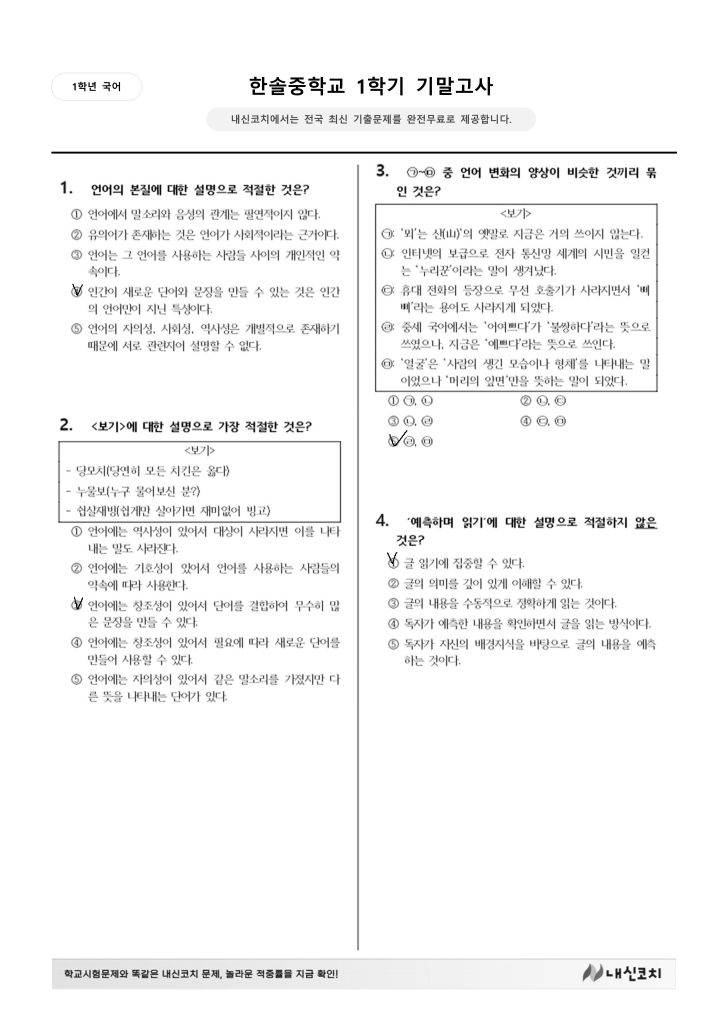
#> input picture 시험지/SelectionSamples/test_answer_sheet.jpg, 2181 x 3083 px (shown at 1/3 size); the run also reads 3 pictures not shown here
$ python -i marking2.py   (imports and definitions only)
#> lines starting #> are read from the running program, lines starting #| are printed output that depends on the picture; after the words box and inside, x2 and y2 are one past the last pixel; in counts of white or black regions, pixels touching at a corner belong together
import cv2
import numpy as np
import math
import os

test_path = "시험지/SampleData/MCQ/T1"

#시험지 샘플(1,2 = 칠; 3,4 = 체크)
testAnswer1= './시험지/SelectionSamples/answer1.jpg'
testAnswer2= './시험지/SelectionSamples/answer2.jpg'
testAnswer3= './시험지/SelectionSamples/answer3.jpg'
testAnswer4= './시험지/SelectionSamples/answer4.jpg'

#시험 답안지(체크)
testAnswerSheet= './시험지/SelectionSamples/test_answer_sheet.jpg'

#칠 마킹 템플릿
markingTemplateP1 = './시험지/SelectionSamples/markingTemplateP1.png'
markingTemplateP2 = './시험지/SelectionSamples/markingTemplateP2.png'
markingTemplateP3 = './시험지/SelectionSamples/markingTemplateP3.png'
markingTemplateP4 = './시험지/SelectionSamples/markingTemplateP4.png'

#체크 마킹 템플릿
markingTemplateC1 = './시험지/SelectionSamples/markingTemplateC1.png'
markingTemplateC2 = './시험지/SelectionSamples/markingTemplateC2.png'
markingTemplateC3 = './시험지/SelectionSamples/markingTemplateC3.png'
markingTemplateC4 = './시험지/SelectionSamples/markingTemplateC4.png'

#이미지 넘파이로 읽고 디코드
img_array = np.fromfile(testAnswerSheet, np.uint8)
testAnswerSheet = cv2.imdecode(img_array,cv2.IMREAD_GRAYSCALE)
#> testAnswerSheet is the input picture: shape (3083, 2181); min 0, max 255, mean 246.6
img_array = np.fromfile(testAnswer1, np.uint8)
testAnswer1 = cv2.imdecode(img_array,cv2.IMREAD_GRAYSCALE)
# [1 line that did not run here, left out]
testAnswer2 = cv2.imdecode(img_array,cv2.IMREAD_GRAYSCALE)
img_array = np.fromfile(testAnswer3, np.uint8)
testAnswer3 = cv2.imdecode(img_array,cv2.IMREAD_GRAYSCALE)
img_array = np.fromfile(testAnswer4, np.uint8)
testAnswer4 = cv2.imdecode(img_array,cv2.IMREAD_GRAYSCALE)
# [1 line that did not run here, left out]
markingTemplateC1 = cv2.imdecode(img_array,cv2.IMREAD_GRAYSCALE)
# [1 line that did not run here, left out]
markingTemplateC2 = cv2.imdecode(img_array,cv2.IMREAD_GRAYSCALE)
# [1 line that did not run here, left out]
markingTemplateC3 = cv2.imdecode(img_array,cv2.IMREAD_GRAYSCALE)
# [1 line that did not run here, left out]
markingTemplateC4 = cv2.imdecode(img_array,cv2.IMREAD_GRAYSCALE)
img_array = np.fromfile(markingTemplateP1, np.uint8)
markingTemplateP1 = cv2.imdecode(img_array,cv2.IMREAD_GRAYSCALE)
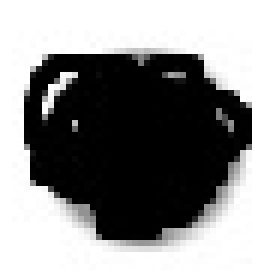
#> input picture 시험지/SelectionSamples/markingTemplateP1.png, 46 x 46 px (shown 6 times larger)
#> markingTemplateP1 is the input picture: shape (46, 46); min 0, max 255, mean 144.1
img_array = np.fromfile(markingTemplateP2, np.uint8)
markingTemplateP2 = cv2.imdecode(img_array,cv2.IMREAD_GRAYSCALE)
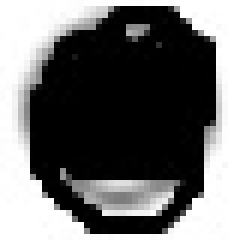
#> input picture 시험지/SelectionSamples/markingTemplateP2.png, 41 x 40 px (shown 6 times larger)
#> markingTemplateP2 is the input picture: shape (40, 41); min 0, max 255, mean 112.2
# [1 line that did not run here, left out]
markingTemplateP3 = cv2.imdecode(img_array,cv2.IMREAD_GRAYSCALE)
# [1 line that did not run here, left out]
markingTemplateP4 = cv2.imdecode(img_array,cv2.IMREAD_GRAYSCALE)
#-> 실제작시 폴더째로 읽어와 반복문으로 작업

#두점 사이거리(정수반환)
def distance(pt1,pt2):
    res = math.sqrt(math.pow(pt1[0] - pt2[0],2)+math.pow(pt1[1] - pt2[1],2))
    return int(round(res))

#마킹 위치 좌표 반환 ex)[(204, 849), (210, 1684), (1157, 1725), (1552, 1237)]
def markingLoc(testImage,name=None):
    #마킹 템플릿 이미지 크기만큼 w, h 지정
#> called with name = 'Answer'
    w, h = markingTemplateC1.shape[::-1]
#> w = 2181; h = 3083

    #매치 템플릿
    result1 = cv2.matchTemplate(testImage, markingTemplateP1, cv2.TM_CCOEFF_NORMED)
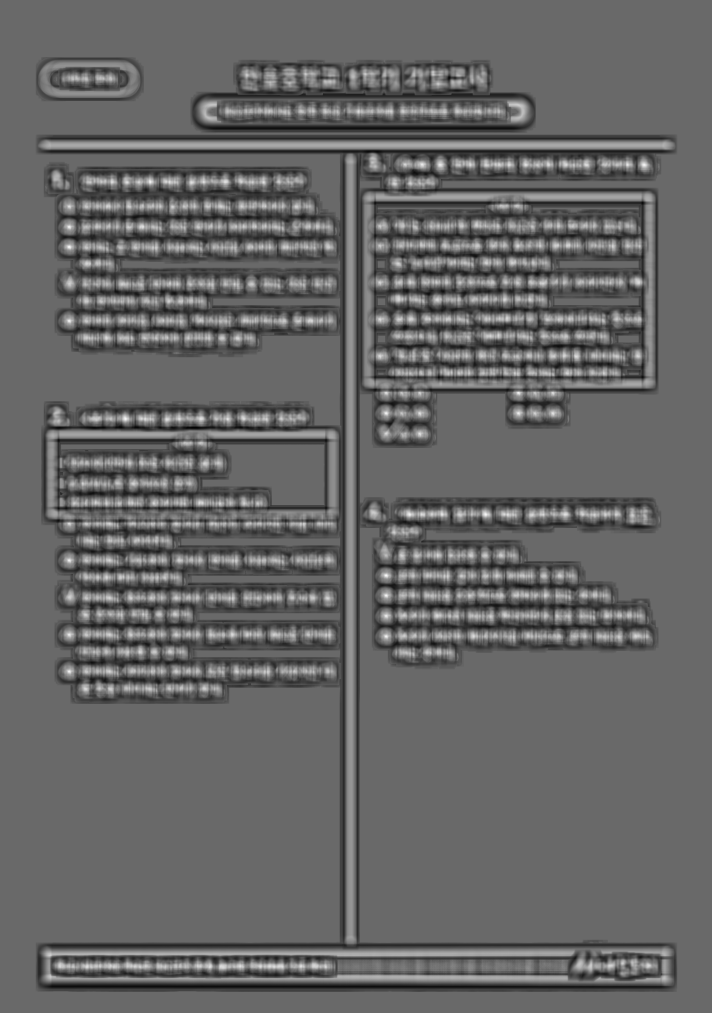
#> result1: shape (3038, 2136) float32 (shown at 1/3 size); min -0.491, max 0.7, mean -0.0159; drawn with min black and max white
    result2 = cv2.matchTemplate(testImage, markingTemplateP2, cv2.TM_CCOEFF_NORMED)
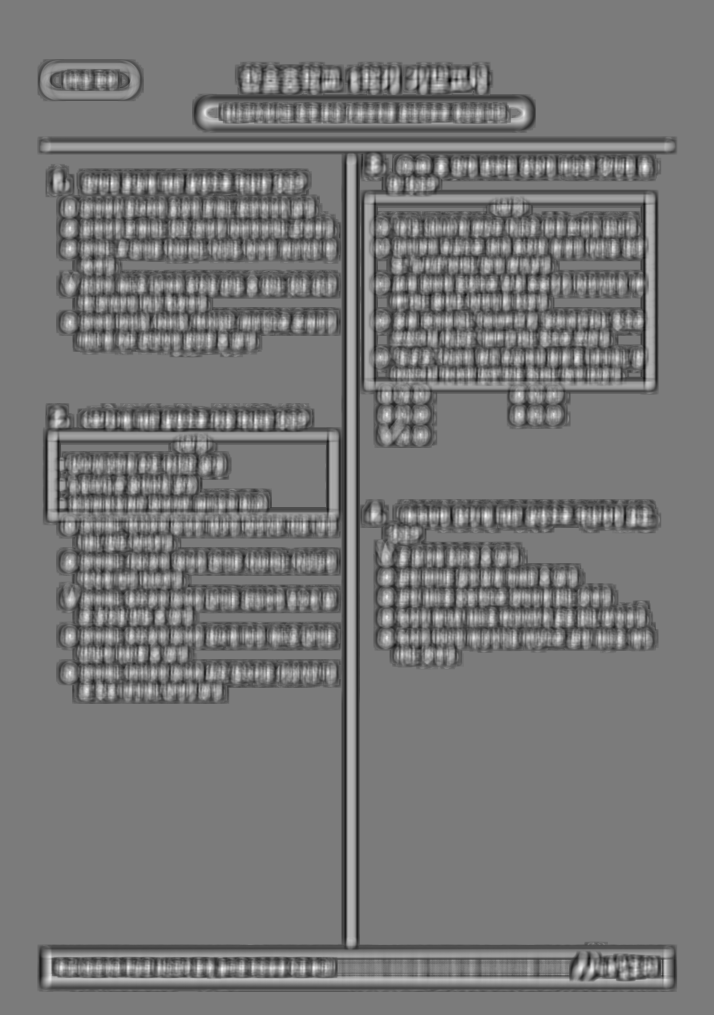
#> result2: shape (3044, 2141) float32 (shown at 1/3 size); min -0.557, max 0.595, mean -0.014; drawn with min black and max white
    result3 = cv2.matchTemplate(testImage, markingTemplateP3, cv2.TM_CCOEFF_NORMED)
    result4 = cv2.matchTemplate(testImage, markingTemplateP4, cv2.TM_CCOEFF_NORMED)

    result5 = cv2.matchTemplate(testImage, markingTemplateC1, cv2.TM_CCOEFF_NORMED)
#> result5 = [0.994]
    result6 = cv2.matchTemplate(testImage, markingTemplateC2, cv2.TM_CCOEFF_NORMED)
#> result6 = [0.994]
    result7 = cv2.matchTemplate(testImage, markingTemplateC3, cv2.TM_CCOEFF_NORMED)
#> result7 = [0.994]
    result8 = cv2.matchTemplate(testImage, markingTemplateC4, cv2.TM_CCOEFF_NORMED)
#> result8 = [0.994]

    #임계값 설정
    loc1 = np.where(result1 >= 0.8)
#> loc1 = (empty array, empty array)
    loc2 = np.where(result2 >= 0.8)
#> loc2 = (empty array, empty array)
    loc3 = np.where(result3 >= 0.8)
#> loc3 = (empty array, empty array)
    loc4 = np.where(result4 >= 0.8)
#> loc4 = (empty array, empty array)
    loc5 = np.where(result5 >= 0.6)
#> loc5 = ([0], [0])
    loc6 = np.where(result6 >= 0.6)
#> loc6 = ([0], [0])
    loc7 = np.where(result7 >= 0.7)
#> loc7 = ([0], [0])
    loc8 = np.where(result8 >= 0.7)
#> loc8 = ([0], [0])

    #각 매칭된 결과들 병합
    loc = [0,0]
    loc[0] = np.concatenate((loc1[0],loc1[0]),0)
    loc[1] = np.concatenate((loc1[1],loc1[1]),0)
    loc[0] = np.concatenate((loc[0],loc2[0]),0)
    loc[1] = np.concatenate((loc[1],loc2[1]),0)
    loc[0] = np.concatenate((loc[0],loc3[0]),0)
    loc[1] = np.concatenate((loc[1],loc3[1]),0)
    loc[0] = np.concatenate((loc[0],loc4[0]),0)
    loc[1] = np.concatenate((loc[1],loc4[1]),0)
    loc[0] = np.concatenate((loc[0],loc5[0]),0)
    loc[1] = np.concatenate((loc[1],loc5[1]),0)
    loc[0] = np.concatenate((loc[0],loc6[0]),0)
    loc[1] = np.concatenate((loc[1],loc6[1]),0)
    loc[0] = np.concatenate((loc[0],loc7[0]),0)
    loc[1] = np.concatenate((loc[1],loc7[1]),0)
    loc[0] = np.concatenate((loc[0],loc8[0]),0)
    loc[1] = np.concatenate((loc[1],loc8[1]),0)

    locs = []
    for pt in zip(*loc[::-1]):
        locs.append(pt)
#> this loop made 4 passes
#> after the loop, locs = [(0, 0), (0, 0), (0, 0), (0, 0)]
    locs.sort(key=lambda x:(x[1], x[0]))
    i=0
    found_pt = []
    for pt in locs:
        if i == 0:
            found_pt.append(pt)
            prev1 = pt[0]
            prev2 = pt[1]
            i=1
            continue
        if (abs(prev1 - pt[0]) > 20) or (abs(prev2 - pt[1]) > 20):
            found_pt.append(pt)
            prev1 = pt[0]
            prev2 = pt[1]
        prev1 = pt[0]
        prev2 = pt[1]
#> this loop made 4 passes
#> i on pass 1: 1
#> after the loop, found_pt = [(0, 0)]; i = 1
    i = 0
    #매칭된 좌표값에 사각형 그리기 및 겹치는 좌표 제거하여 결과 저장
    for pt in found_pt:
        cv2.rectangle(testImage,pt, (pt[0]+w, pt[1]+h), (0, 0, 255), 2)
#> this loop made 1 pass
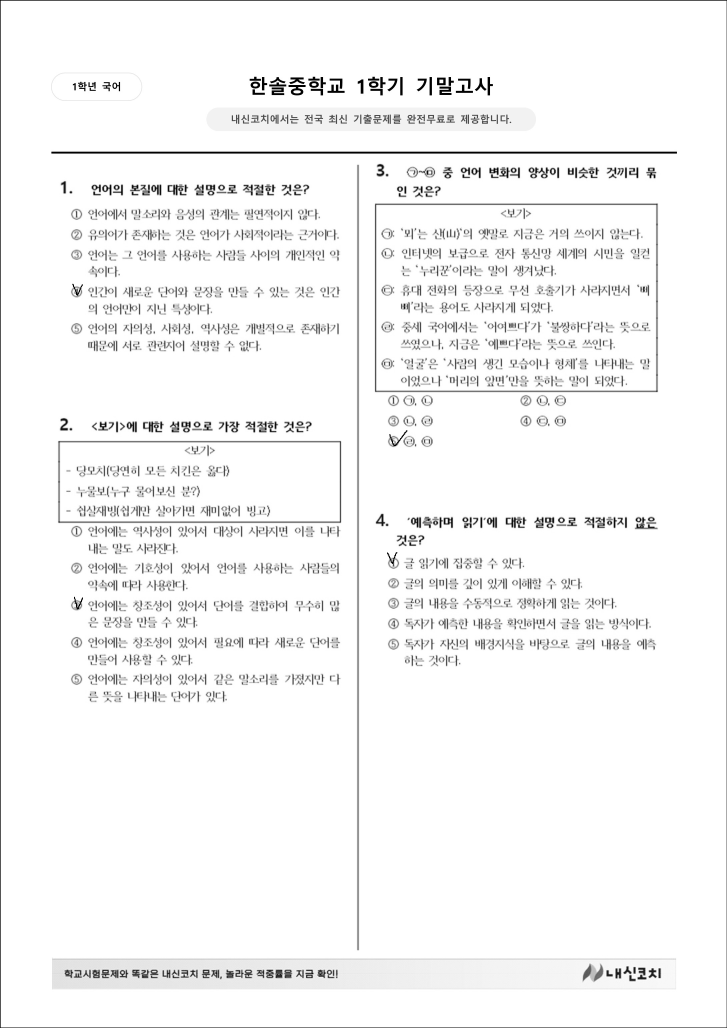
#> testImage: shape (3083, 2181) (shown at 1/3 size); 0.23% of pixels changed, all inside (x1, y1, x2, y2) = (0, 0, 2181, 3083)

    #이미지 사이즈 조정후 출력
    ratio = 700.0 / testImage.shape[1]
#> ratio = 0.321
    dim = (700, int(testImage.shape[0] * ratio))
#> dim = (700, 989)
    testImage = cv2.resize(testImage, dsize=dim, interpolation=cv2.INTER_AREA)
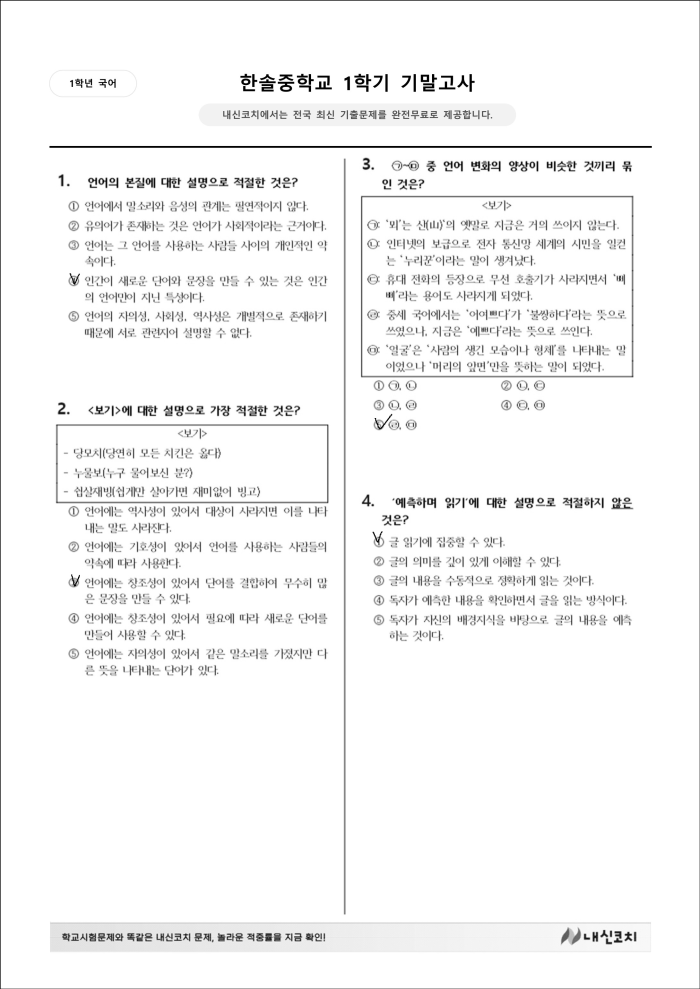
#> testImage: shape (989, 700); min 0, max 255, mean 246
    #cv2.imshow(f"{name}.jpg",testImage)

    #좌표값 정렬 x오름 이후 y오름
    found_pt.sort(key=lambda x:(x[0], x[1]))

    return found_pt

answerLoc = markingLoc(testAnswerSheet,'Answer')
#> answerLoc = [(0, 0)]
tests = []
studentNm = []
# [24 lines not run here, left out]

>>> import cv2
>>> picture = cv2.imread('시험지/SelectionSamples/answer1.jpg')
#> (the run stopped early here; a loop or call above may not have finished)
